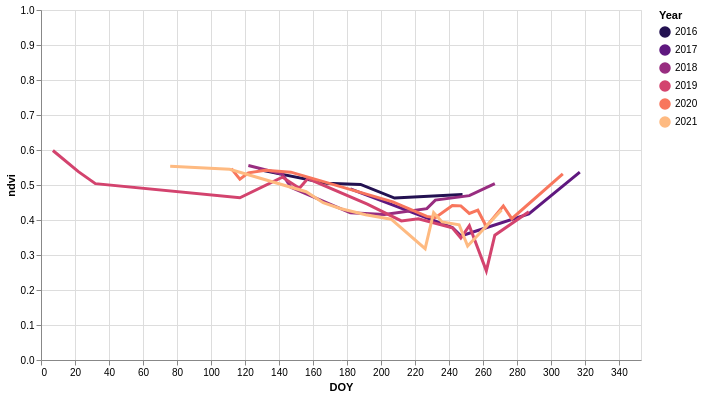

Here is the notebook cell this chart was saved with:
### Markdown cell above
## NDWI Application
NDWI = Normalized Difference Water Index

### Code cell
import altair as alt
highlight = alt.selection(
    type='single', on='mouseover', fields=['Year'], nearest=True)

base = alt.Chart(ndvi_df).encode(
    x=alt.X('DOY:Q', scale=alt.Scale(domain=[0, 353], clamp=True)),
    y=alt.Y('ndvi:Q', scale=alt.Scale(domain=[0, 1])),
    color=alt.Color('Year:O', scale=alt.Scale(scheme='magma')))

points = base.mark_circle().encode(
    opacity=alt.value(0),
    tooltip=[
        alt.Tooltip('Year:O', title='Year'),
        alt.Tooltip('DOY:Q', title='DOY'),
        alt.Tooltip('ndvi:Q', title='NDVI')
    ]).add_selection(highlight)

lines = base.mark_line().encode(
    size=alt.condition(~highlight, alt.value(1), alt.value(3)))

(points + lines).properties(width=600, height=350).interactive()
